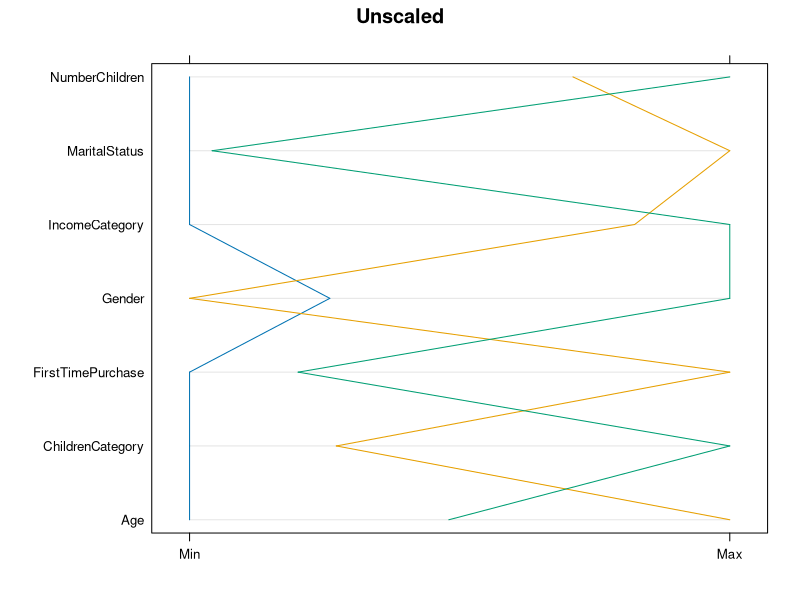
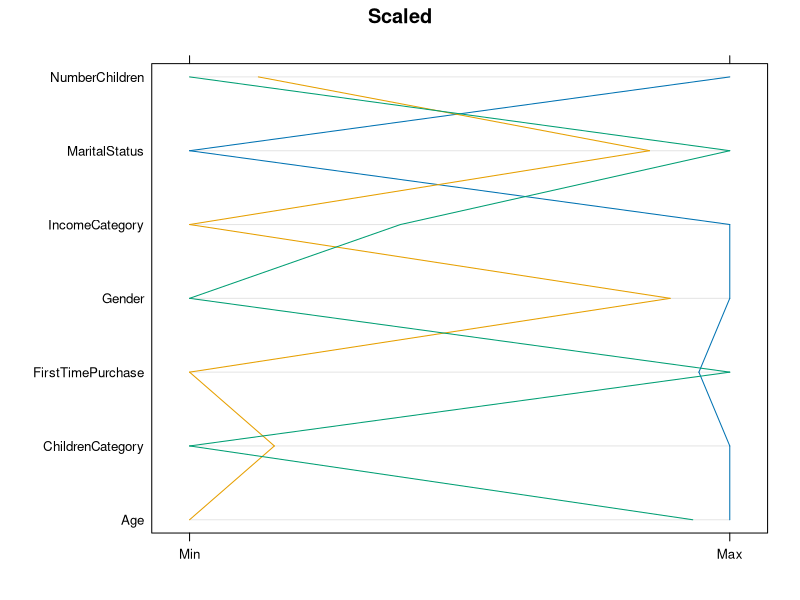
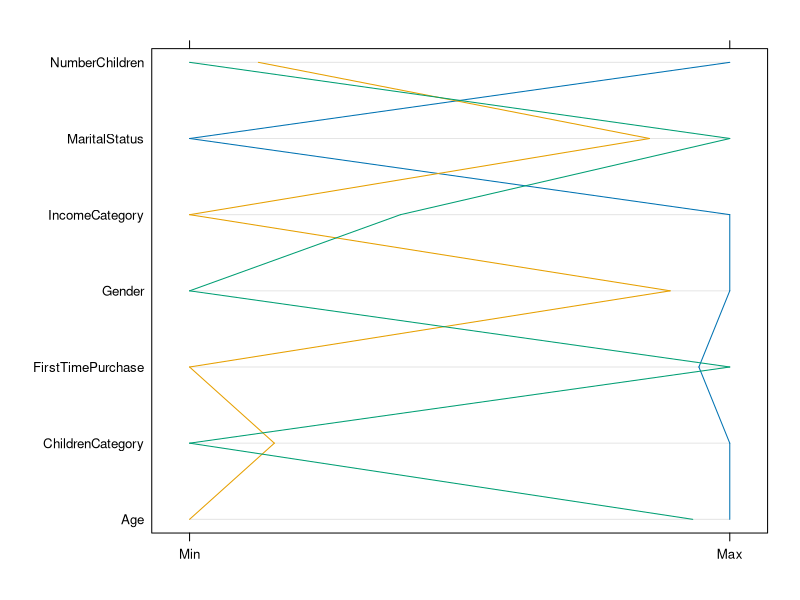
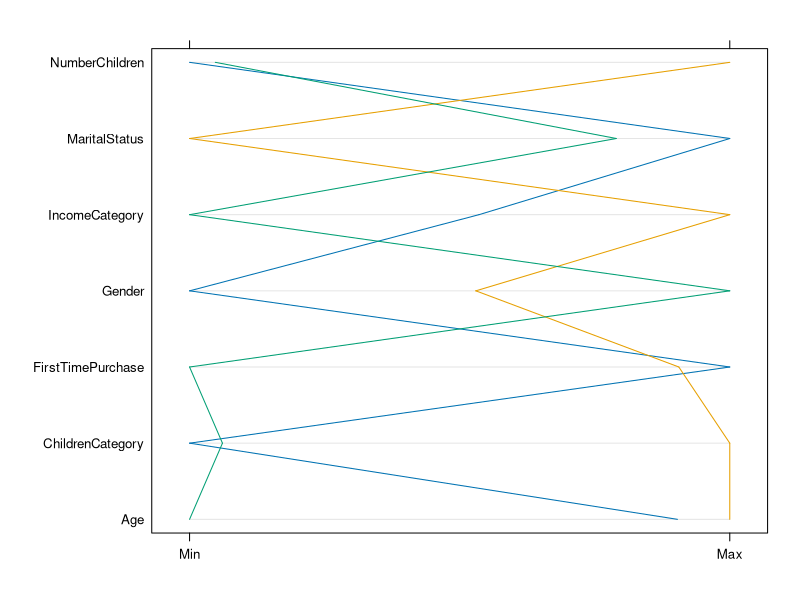
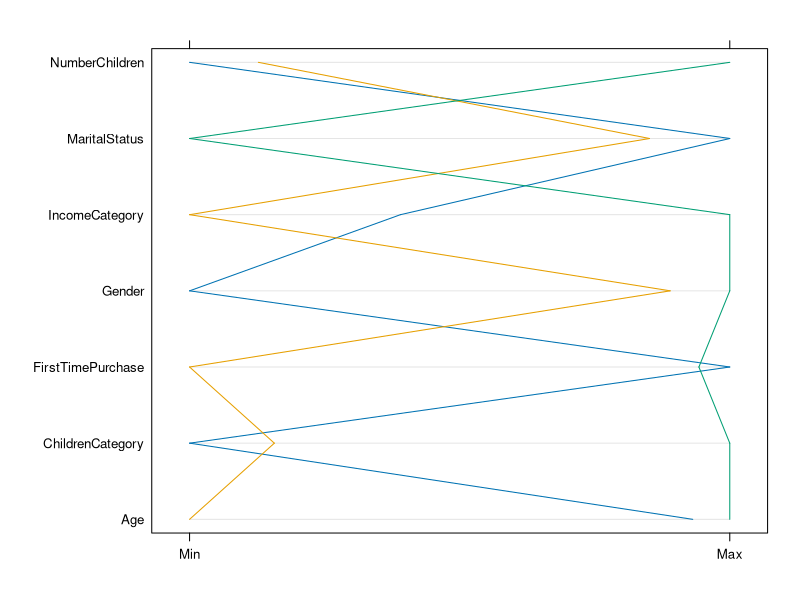
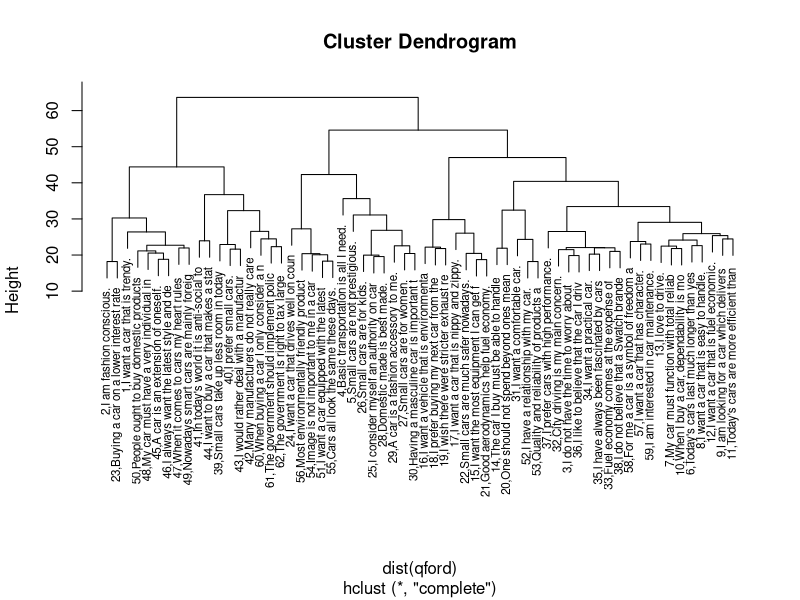
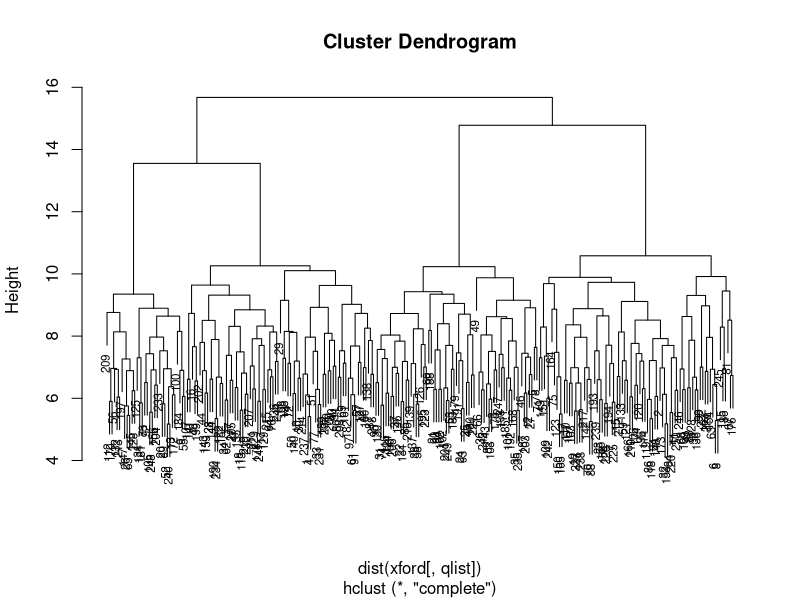
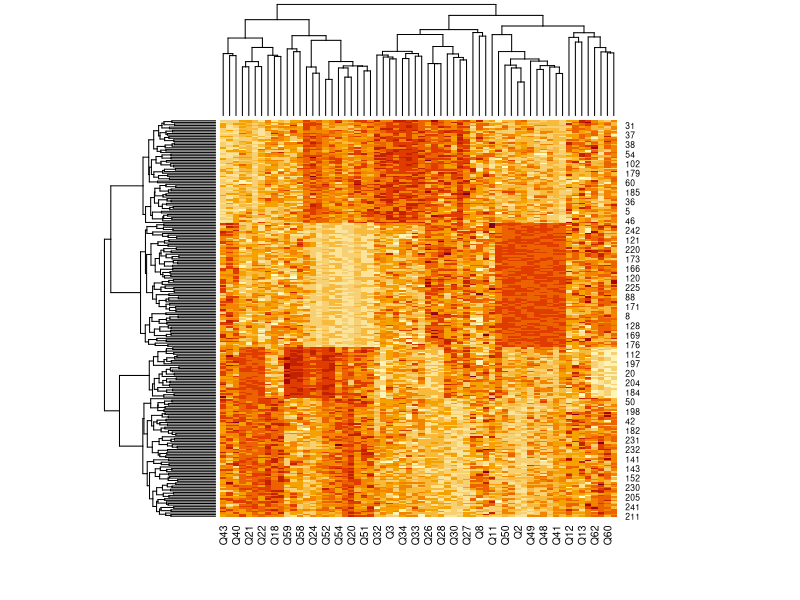

The R source for these figures, in order:
###############################################################################
# Script: FordKa_Issues.R
#
# R script to understand effects of different  customer segments for ford ka using k-Means
# Requires the excel spreadsheet with the data (FordKaData.xlsx).
# This script creates clusters using both the psycographic and demographic
# datasets using k-means analysis with varying clusters.  You should consider
# different settings of k and may want to consider different sets of
# transformations of the input variables.
###############################################################################



###############################################################################
### setup the environment
###############################################################################

# load in additional packages to extend R functionality
if (!require(lattice)) {install.packages("lattice"); library(lattice)}
if (!require(ggplot2)) {install.packages("ggplot2"); library(ggplot2)}
if (!require(reshape2)) {install.packages("reshape2"); library(reshape2)}
if (!require(openxlsx)) {install.packages("openxlsx"); library(openxlsx)}
if (!require(gmodels)) {install.packages("gmodels"); library(gmodels)}
if (!require(psych)) {install.packages("psych"); library(psych)}

# set to your correct working directory
setwd("../data")



###############################################################################
### input data
###############################################################################

# read in Ford Ka datasets from the Excel file
forddemo=read.xlsx("FordKaData.xlsx",sheet="Demographic Data",startRow=7,colNames=T,rowNames=F,cols=2:10)  # read the demographic data
fordpsyc=read.xlsx("FordKaData.xlsx",sheet="Psychographic Data",startRow=7,colNames=T,rowNames=F,cols=2:63)  # read the psychographic data
fordquest=read.xlsx("FordKaData.xlsx",sheet="Psychographic questionnaire",startRow=7,colNames=T,rowNames=F,cols=2)  # read the question list
fordseg=read.xlsx("FordKaData.xlsx",sheet="Demographic Data",startRow=7,colNames=T,rowNames=F,cols=11:12)  # read the segments that ford created (do not use in cluster)

# if you have problems with read.xlsx you can read in the data from CSV files (make sure you uncomment lines below and download CSV files)
#forddemo=read.csv("FordKaDemographicData.csv",row.names=1)  # just the demographic data
#fordpsyc=read.csv("FordKaPsychographicData.csv",row.names=1)  # just the psychographic data
#fordquest=scan("FordKaQuestions.txt",what='a',sep='\n')  # question list, which is read as a vector
#fordseg=read.csv("FordKaSegmentData.csv")  # these are the segments that Ford came up with

# transform the data to make it easier to use
fordquest=paste0(1:62,',',fordquest$Statement)  # convert the question list into a character string to make it easier to work with
afordquest=strtrim(fordquest,30)  # truncate the strings to the first 30 characters since some questions are quite long
fordseg$SegName=as.factor(fordseg$SegmentName)  # convert the segment names into a factor for easier use as a classification variable
fordseg$SegmentName=NULL  # remove this variable
ford=cbind(forddemo,fordpsyc)  # create a new dataframe with both demogrpahic and psychographic data

# create some lists of variables which we will use later in the script
nqlist=1:62  # sequence of numbers from 1 to 62
qlist=paste0("Q",nqlist)
# let's try to cluster our questions by transposing the question data
nshortqlist=c(30,57,53,1,4,12)  # short list of questions
shortqlist=paste0("Q",nshortqlist)  # append Q in front of the numbers to generate a list of questions to match variable names
shortqname=strtrim(fordquest[nshortqlist],30)  # the first 30 characters of the strings
nvars=match(qlist,colnames(ford))   # define list of numeric variables

# create new standardized datasets using the scale function (set the mean of the new variable to 0 and stddev to 1)
xforddemo=scale(forddemo)
xfordpsyc=scale(fordpsyc)
xford=scale(ford)



###############################################################################
## compare the results of demographic clustering with and without data scaling
###############################################################################

# create list of variables, but notice that we omit PreferenceGroup from the list
# since we want to use this variable for PreferenceGroup
qdlist=c("Age","ChildrenCategory","FirstTimePurchase","Gender","IncomeCategory","MaritalStatus","NumberChildren")

# compare the description of the variables
describe(xford[,qdlist])
describe(ford[,qdlist])

# let's compare the correlations
round(cor(ford[,qdlist]),2)
round(cor(xford[,qdlist]),2)

# compute a k-means cluster with k=3 using unscaled demographics
set.seed(1248765792)                         # set random number to same value so we get same results
(grpA=kmeans(ford[,qdlist],centers=3))

# compute a k-means cluster with k=3 using scaled demographics
set.seed(1248765792)                         # set random number to same value so we get same results
(grpB=kmeans(xford[,qdlist],centers=3))

# summarize the centroids for unscaled
grpAcenter=t(grpA$centers)                   # create variable with the transpose of the centroids
rownames(grpAcenter)=qdlist                  # add the demographic labels
print(grpAcenter,digits=2)                   # print the centroid values for each question
parallelplot(t(grpAcenter),main="Unscaled")  # create a parallel plot to visualize the centroid values

# summarize the centroids for scaled
grpBcenter=t(grpB$centers)                   # create variable with the transpose of the centroids
rownames(grpBcenter)=qdlist                  # add the demographic labels
print(grpBcenter,digits=2)                   # print the centroid values for each question
parallelplot(t(grpBcenter),main="Scaled")    # create a parallel plot to visualize the centroid values

# compare the cluster solutions
xtabs(~grpA$cluster+grpB$cluster)



###############################################################################
## compare the effects of different seeds and starting points on the solutions
###############################################################################

# first cluster solution
set.seed(1248765792)
grpA1=kmeans(xford[,qdlist],centers=3)
grpA1center=t(grpA1$centers)      # create variable with the transpose of the centroids
rownames(grpA1center)=qdlist      # add the demographic labels
print(grpA1center,digits=2)       # print the centroid values for each question
parallelplot(t(grpA1center))      # create a parallel plot to visualize the centroid values

# second cluster solution
set.seed(5682991)
grpA2=kmeans(xford[,qdlist],centers=3)
grpA2center=t(grpA2$centers)      # create variable with the transpose of the centroids
rownames(grpA2center)=qdlist      # add the demographic labels
print(grpA2center,digits=2)       # print the centroid values for each question
parallelplot(t(grpA2center))      # create a parallel plot to visualize the centroid values

# compare the results
xtabs(~grpA1$cluster+grpA2$cluster)

# another technique to initialize is to choose k arbitrary points (say the first 3 points)
(grpA3=kmeans(xford[,qdlist],centers=rbind(xford[1,qdlist],xford[2,qdlist],xford[3,qdlist])))
grpA3center=t(grpA3$centers)   # create variable with the transpose of the centroids
rownames(grpA3center)=qdlist  # add the demographic labels
print(grpA3center)   # print the centroid values for each question
parallelplot(t(grpA3center))  # create a parallel plot to visualize the centroid values

# compare the results
xtabs(~grpA3$cluster+grpA1$cluster)
xtabs(~grpA3$cluster+grpA2$cluster)




###############################################################################
### cluster analysis of the questions
### this analysis is an optional one to help us group the questions (not the
### answers) into more similar groups.  If you change the list at the end
### then you can regenerate the previous parallel lines plots
###############################################################################

# set the random number seed so the samples will be the same if regenerated
set.seed(44328)

# let's try to cluster our questions by transposing the question data
# the goal of this analysis is to avoid having to look at all 62 questions,
# instead by clustering the questions we are looking for groups of questions
# that have similar responses.  I choose 6 groups -- and then choose a
# representative question from each cluster.  But you can choose more.
qford=t(ford[,qlist])
(grpQ=kmeans(qford,6))
# list the questions in each group (use a for loop to repeat for each cluster)
for (i in 1:6) {
  cat("\nCluster # ",i,"\n")
  print(fordquest[grpQ$cluster==i])
}
nshortqlist=c(30,57,53,1,4,12)  # short list of questions (or choose one question from each cluster)
shortqlist=paste0("Q",nshortqlist)
shortqname=strtrim(fordquest[nshortqlist],30)



###############################################################################
### compute a hierarchical cluster
### this is an alternative clustering technique than k-means
### it works by starting with all observations in different clusters and then
### progressing by combing observations that look similar into new clusters
###############################################################################

# try a hierarchical cluster on the question data
par(mfrow=c(1,1))
rownames(qford)=strtrim(fordquest,40)
(grphQ=hclust(dist(qford),method="complete"))
plot(grphQ,cex=.7)

# try a hierarchical cluster on the consumers
(grphP=hclust(dist(xford[,qlist]),method="complete"))
plot(grphP,cex=.7)

# try a hierarchical cluster with a heatmap visualization
heatmap(xford[,qlist],Colv=F,scale='none')   # Colv=F says not to reorder the columns, no scaling since the data is already scaled
